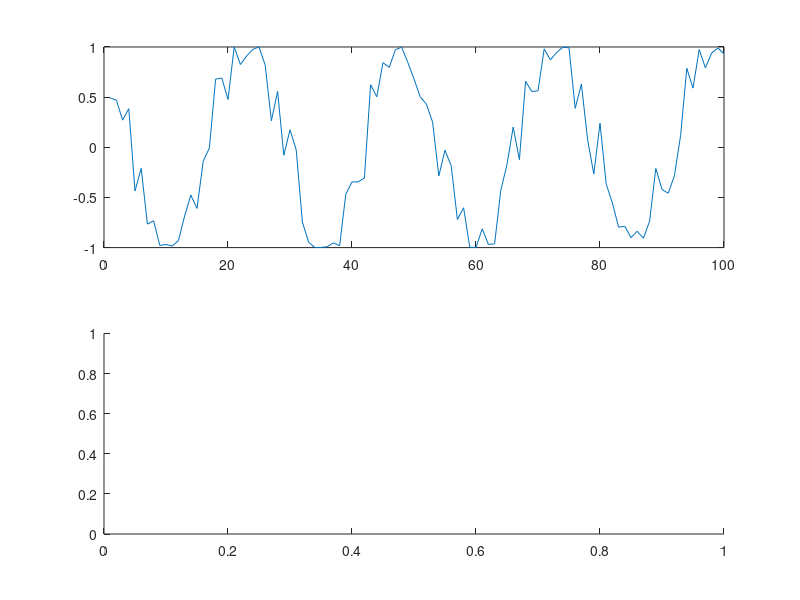

This chart was generated by the following MATLAB code: (Note: this script raises an error after producing the figure.)
%convolution
clc;
h = [1/5 1/5 1/5 1/5 1/5];
N = 100;
n = 1:N;
x = cos((8*pi*n/N) + rand([1,N]));
subplot(2,1,1);
plot(x);
subplot(2,1,2);
plot(convolution(x,h));